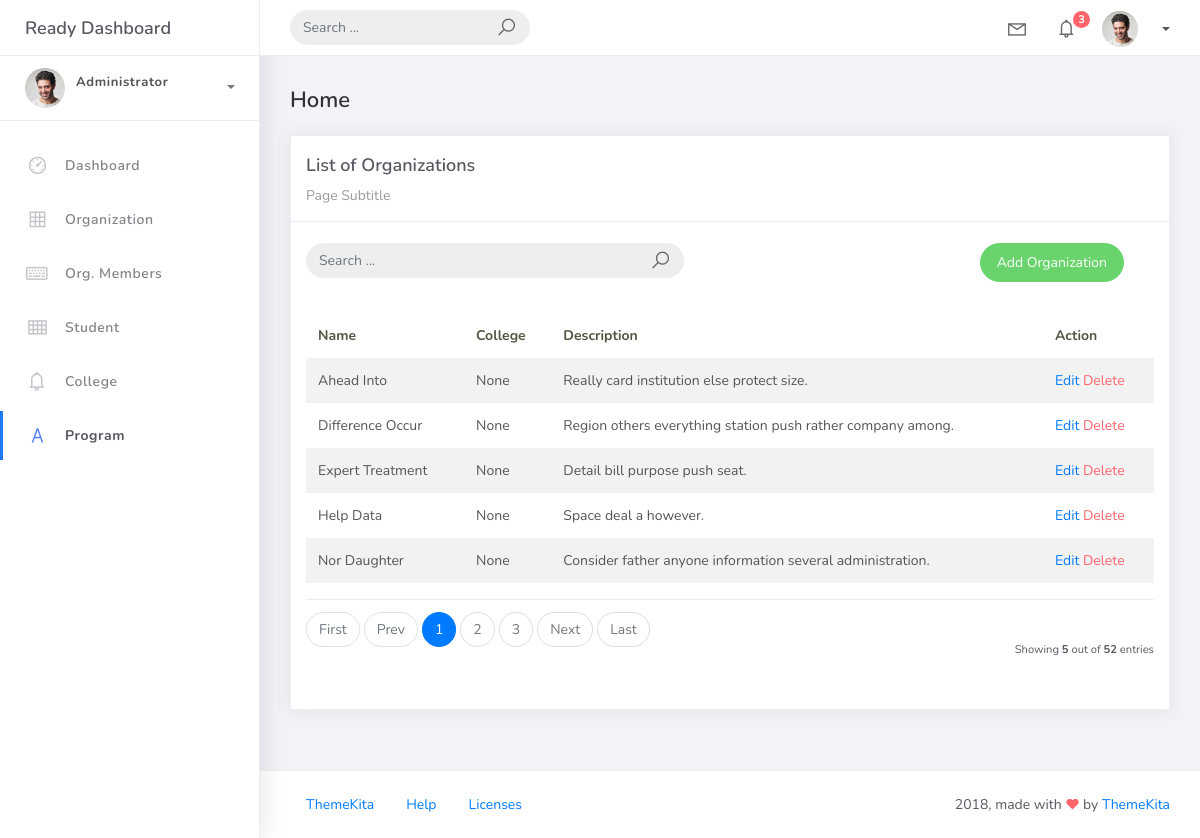
/organization_list, run on an earlier commit of the app's database.
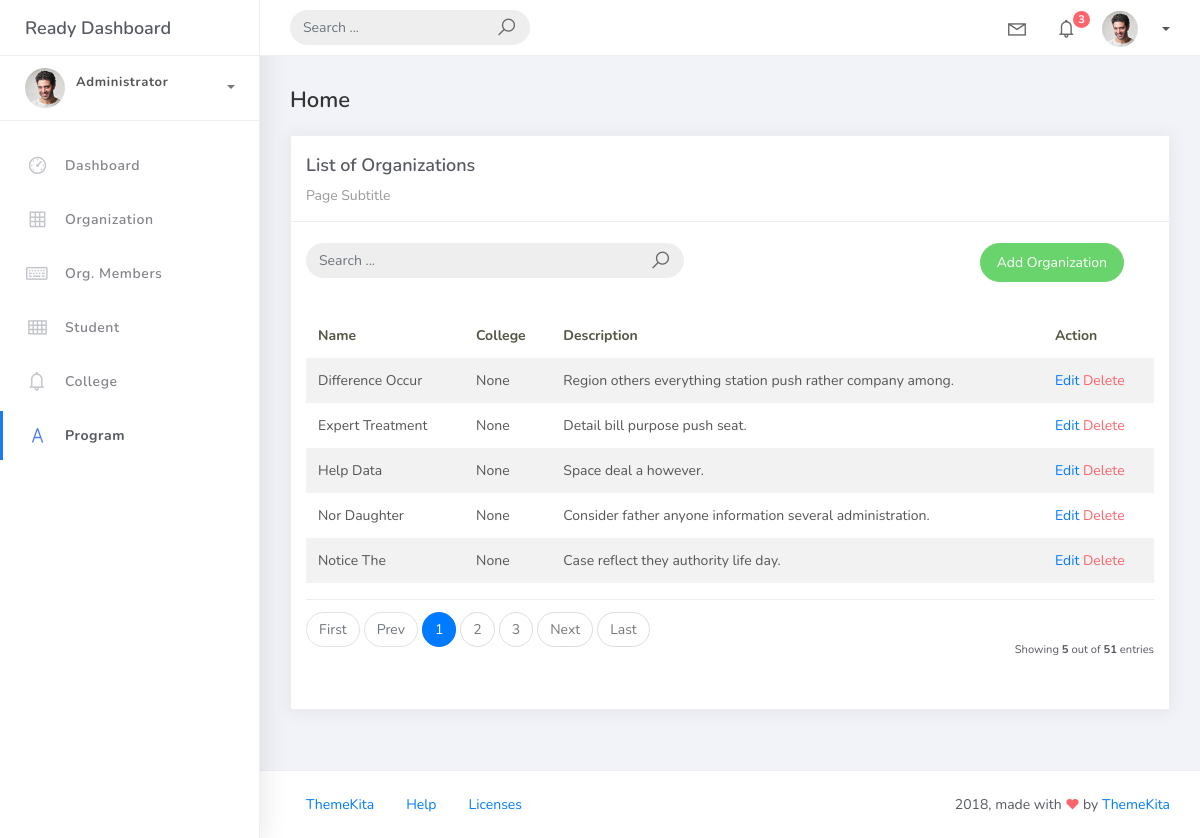
And on a later commit of the database.
### studentorg/models.py (models this page shows, shortened)
class BaseModel(models.Model):
    created_at = models.DateTimeField(auto_now_add=True, db_index=True)
    updated_at = models.DateTimeField(auto_now=True)
    class Meta:
        abstract = True

class Organization(BaseModel):
    name = models.CharField(max_length=250)
    college = models.ForeignKey(College, null=True, blank=True, on_delete=models.CASCADE)
    description = models.CharField(max_length=500)

### studentorg/views.py (the view)
# urls.py: path('organization_list', OrganizationList.as_view(), name='organization-list'),
class OrganizationList(ListView):
    model = Organization
    context_object_name = 'organization'
    template_name = 'org_list.html'
    paginate_by = 5
    ordering = ["college__college_name","name"]
    def get_queryset(self):
        qs = super().get_queryset()
        query = self.request.GET.get('q')
        if query:
            qs = qs.filter(
                Q(name__icontains=query) |
                Q(description__icontains=query)
            )
        return qs

### templates/org_list.html (shortened to what this page needs)
{% extends 'base.html' %} {% load static %} {% block content %}
<div class="content">
    <div class="container-fluid">
        <h4 class="page-title">Home</h4>
        <div class="row">
            <div class="col-md-12">
                <div class="card">
                    <div class="card-header">
                        <div class="card-title">List of Organizations</div>
                        <div class="card-category">Page Subtitle</div>
                    </div>
                    <br />
                    <div class="col-md-12 row">
                        <div class="col-md-6">
                            <form class="navbar-left navbar-form nav-search mr-md-3" action="{% url 'organization-list' %}">
                                <div class="input-group">
                                    <input type="text" placeholder="Search ..." class="form-control" name="q" />
                                    <div class="input-group-append">
                                        <span class="input-group-text">
                                            <i class="la la-search search-icon"></i>
                                        </span>
                                    </div>
                                </div>
                            </form>
                        </div>
                        <div class="col-md-6">
                            <div class="pull-right">
                                <a href="{% url 'organization-add' %}" class="btn btn-success btn-rounded">
                                    Add Organization
                                </a>
                            </div>
                        </div>
                    </div>
                    <div class="card-body">
                        <table class="table table-striped mt-3">
                            <thead>
                                <tr>
                                    <th scope="col">Name</th>
                                    <th scope="col">College</th>
                                    <th scope="col">Description</th>
                                    <th scope="col">Action</th>
                                </tr>
                            </thead>
                            <tbody>
                                {% for object in object_list %}
                                <tr>
                                    <td>{{ object.name }}</td>
                                    <td>{{ object.college }}</td>
                                    <td>{{ object.description }}</td>
                                    <td>
                                        <a href="{% url 'organization-update' object.id %}">Edit</a>
                                        <a href="{% url 'organization-delete' object.id %}" class="text-danger">Delete</a>
                                    </td>
                                    </tr>
                                {% endfor %}
                            </tbody>
                        </table>
                        {% include 'includes/pagination.html' %}
                    </div>
                </div>
            </div>
        </div>
    </div>
</div>
{% endblock %}

What changed in the data, as far as the page shows it:
removed Organization: name "Ahead Into", college "None", description "Really card institution else protect size."
now on this page (row unchanged): Organization: name "Notice The", college "None", description "Case reflect they authority life day."
Also different on the page:
{{ paginator.count }}: "52" → "51"
